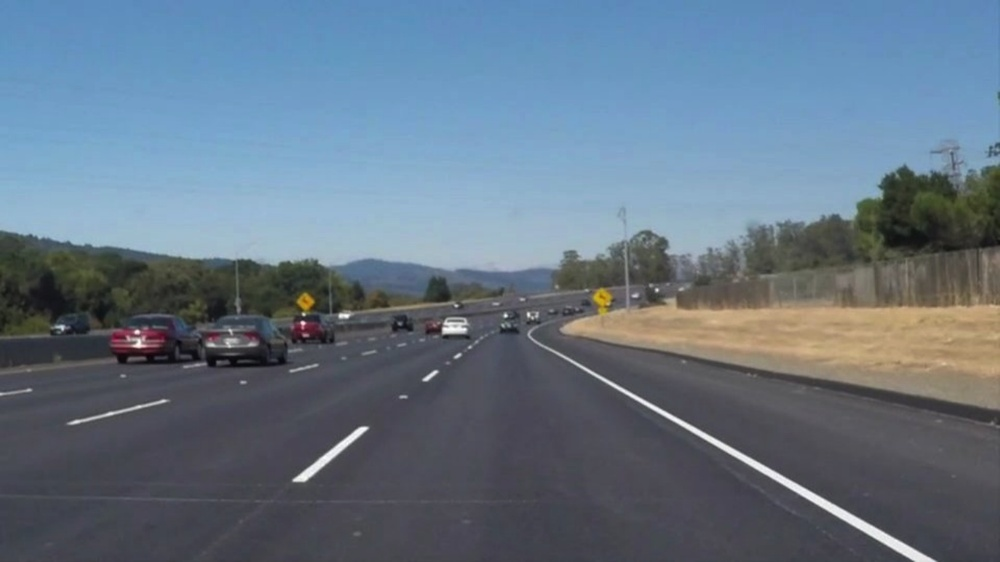
#> input picture road.jpg, 1000 x 562 px, shrunk from 1334 x 750 before the run
$ python 32_road_lane_detection_part2.py
#> lines starting #> are read from the running program, lines starting #| are printed output that depends on the picture; after the words box and inside, x2 and y2 are one past the last pixel; in counts of white or black regions, pixels touching at a corner belong together
import cv2
import numpy as np
import matplotlib.pyplot as plt

def region_of_interest(img,vertices):
    mask = np.zeros_like(img)
    # channel_count = img.shape[2]
    match_mask_colour = 255
    cv2.fillPoly(mask,vertices,match_mask_colour)
    masked_image = cv2.bitwise_and(img,mask)
    return masked_image

def drow_the_lines(img,lines):
    img = np.copy(img)
    blank_image = np.zeros((img.shape[0],img.shape[1],3),np.uint8)

    for line in lines:
        for x1,y1,x2,y2 in line:
            cv2.line(blank_image,(x1,y1),(x2,y2),(255,0,0),8)

    img = cv2.addWeighted(img,0.8,blank_image,0.2,0.0)
    return img

image = cv2.imread('road.jpg')
#> image is the input picture: shape (562, 1000, 3); mean B, G, R 132.7, 117, 100.7
image = cv2.cvtColor(image,cv2.COLOR_BGR2RGB)
# print(image.shape)
height = image.shape[0]
#> height = 562
width = image.shape[1]
#> width = 1000

region_of_interest_vertices = [
    (0,height),
    (width/2,height/2),
    (width,height)
]
#> region_of_interest_vertices = [(0, 562), (500, 281), (1000, 562)]

gray_image = cv2.cvtColor(image,cv2.COLOR_RGB2GRAY)
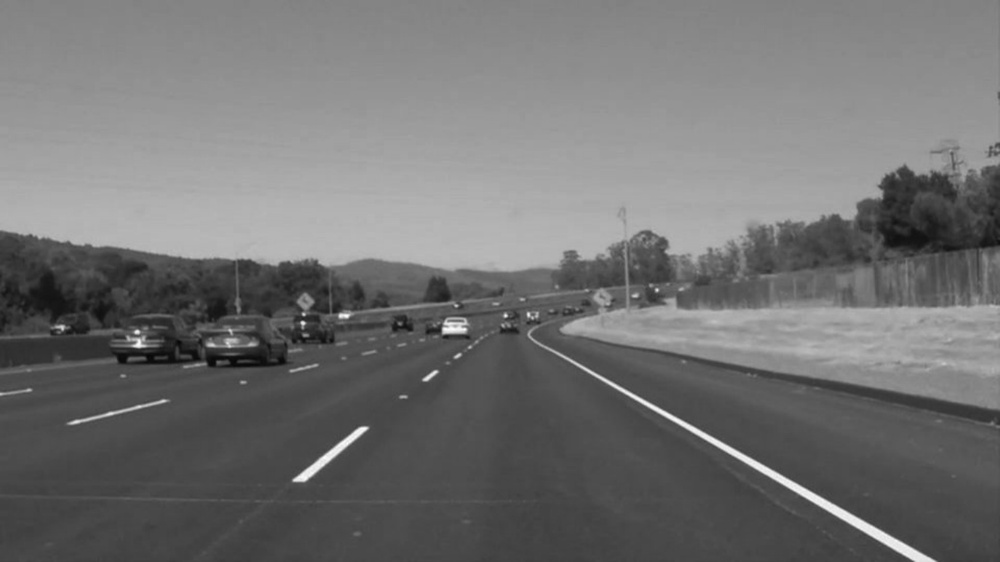
#> gray_image: shape (562, 1000); min 6, max 254, mean 113.9
canny_image = cv2.Canny(gray_image,100,200)
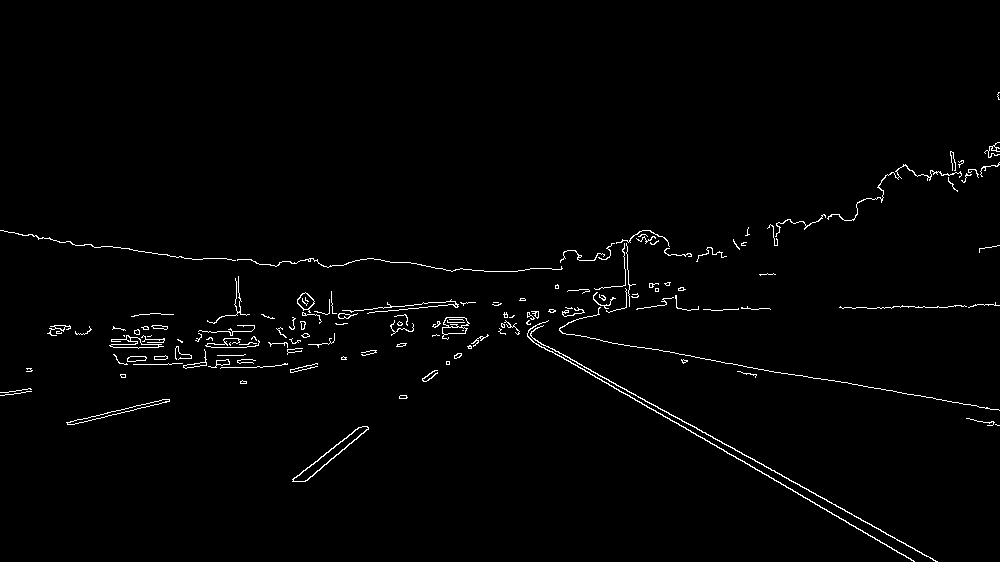
#> canny_image: shape (562, 1000); 1.4% white in thin lines or dots, all inside (x1, y1, x2, y2) = (0, 92, 1000, 562)
cropped_image = region_of_interest(canny_image,np.array([region_of_interest_vertices],np.int32))
#> in region_of_interest, `cv2.fillPoly(mask,vertices,match_mask_colour)`:
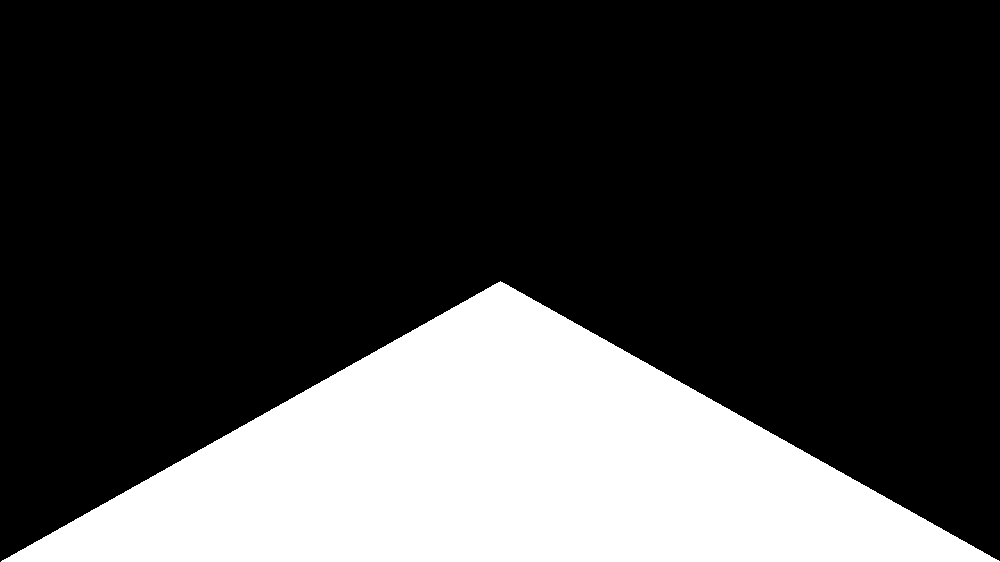
#> mask: shape (562, 1000); 25% white; 1 white region, box (x1, y1, x2, y2) and area: (1, 281, 1000, 562) 140719
#> in region_of_interest, `masked_image = cv2.bitwise_and(img,mask)`:
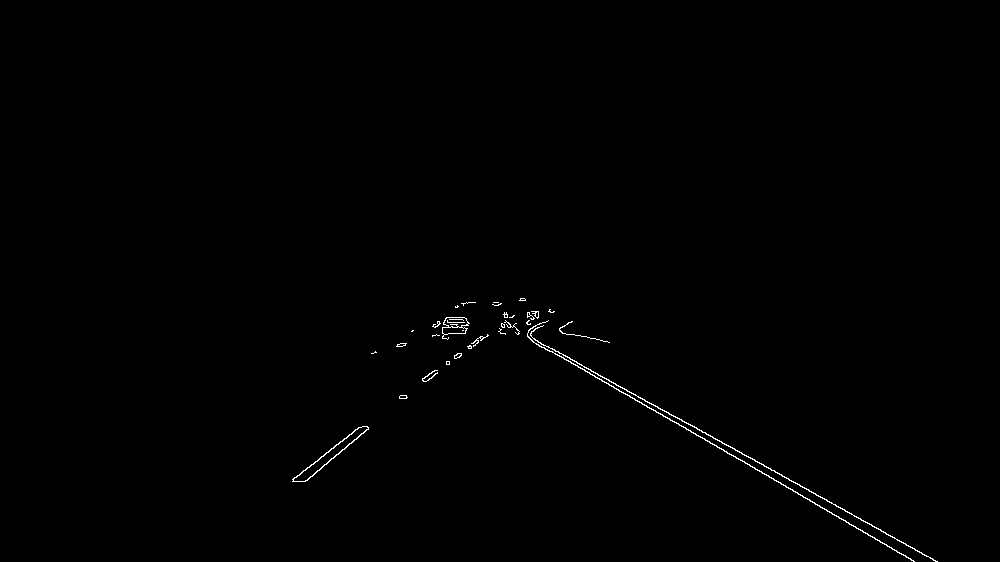
#> masked_image: shape (562, 1000); 0.4% white in thin lines or dots, all inside (x1, y1, x2, y2) = (292, 298, 938, 562)

lines = cv2.HoughLinesP(
    cropped_image,
    rho=6,
    theta=np.pi/60,
    threshold=160,
    lines = np.array([]),
    minLineLength=40,
    maxLineGap=25
)
#> lines = 15 rows, first 6: [507, 325, 910, 558], [505, 322, 600, 376], [694, 426, 789, 480], [880, 529, 936, 561], [763, 464, 863, 521], [304, 481, 357, 438]

image_with_lines = drow_the_lines(image,lines)
#> the loop in drow_the_lines, `for line in lines:` made 15 passes
#> line on passes 1 to 12: [[507, 325, 910, 558]], [[505, 322, 600, 376]], [[694, 426, 789, 480]], [[880, 529, 936, 561]], [[763, 464, 863, 521]], [[304, 481, 357, 438]], [[401, 398, 503, 324]], [[504, 322, 548, 347]], [[510, 325, 555, 351]], [[307, 467, 363, 426]], [[668, 412, 744, 455]], [[321, 456, 362, 426]]
#> after the loop in drow_the_lines, `for line in lines:`:
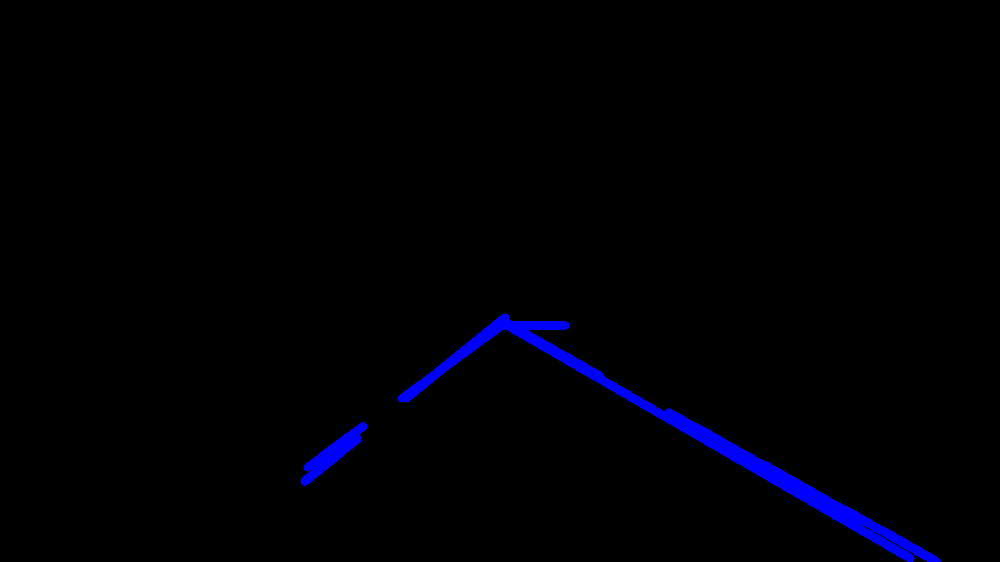
#> blank_image: shape (562, 1000, 3); mean of channels 0, 1, 2 4.5, 0, 0; drawn as B, G, R
#> in drow_the_lines, `img = cv2.addWeighted(img,0.8,blank_image,0.2,0.0)`:
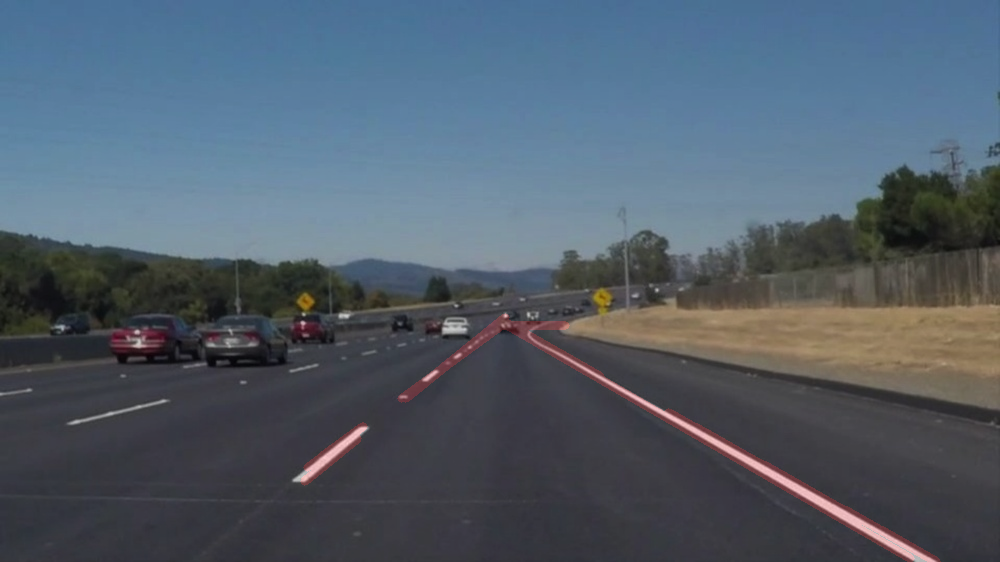
#> img: shape (562, 1000, 3); mean R, G, B 81.5, 93.6, 106.1

plt.imshow(image_with_lines)
plt.show()
